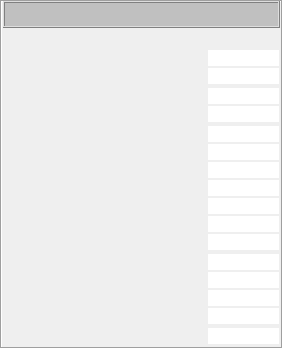
   <widget class="QFrame" name="Compresor_LP_7">
    <property name="geometry">
     <rect>
      <x>248</x>
      <y>312</y>
      <width>283</width>
      <height>349</height>
     </rect>
    </property>
    <property name="styleSheet">
     <string notr="true">background-color: none;</string>
    </property>
    <property name="frameShape">
     <enum>QFrame::Box</enum>
    </property>
    <property name="frameShadow">
     <enum>QFrame::Sunken</enum>
    </property>
    <widget class="QFrame" name="frame_15">
     <property name="geometry">
      <rect>
       <x>3</x>
       <y>1</y>
       <width>277</width>
       <height>27</height>
      </rect>
     </property>
     <property name="styleSheet">
      <string notr="true">background-color: rgb(192, 192, 192);</string>
     </property>
     <property name="frameShape">
      <enum>QFrame::Box</enum>
     </property>
     <property name="frameShadow">
      <enum>QFrame::Raised</enum>
     </property>
     <layout class="QGridLayout" name="gridLayout_28">
      <item row="0" column="0">
       <widget class="AUpTextLabel" name="leGEN_AVR_86">
        <property name="minimumSize">
         <size>
          <width>189</width>
          <height>9</height>
         </size>
        </property>
        <property name="maximumSize">
         <size>
          <width>137</width>
          <height>9</height>
         </size>
        </property>
        <property name="LabelText" stdset="0">
         <string>CRONÓMETROS DE SECUENCIA</string>
        </property>
        <property name="Font">
         <font>
          <pointsize>9</pointsize>
          <weight>75</weight>
          <bold>true</bold>
         </font>
        </property>
       </widget>
      </item>
     </layout>
    </widget>
    <widget class="AUpTextLabel" name="leGEN_AVR_107">
     <property name="geometry">
      <rect>
       <x>36</x>
       <y>30</y>
       <width>169</width>
       <height>16</height>
      </rect>
     </property>
     <property name="layoutDirection">
      <enum>Qt::LeftToRight</enum>
     </property>
     <property name="Orientation">
      <enum>AWAnalogicWidget::Degree0</enum>
     </property>
     <property name="LabelText" stdset="0">
      <string>UNIDAD FUERA DE OPERACIÓN</string>
     </property>
     <property name="Font">
      <font>
       <pointsize>7</pointsize>
       <weight>75</weight>
       <bold>true</bold>
      </font>
     </property>
     <property name="Alignment">
      <enum>AUpTextLabel::AlignRight</enum>
     </property>
    </widget>
    <widget class="AUpTextLabel" name="leGEN_AVR_108">
     <property name="geometry">
      <rect>
       <x>16</x>
       <y>48</y>
       <width>189</width>
       <height>16</height>
      </rect>
     </property>
     <property name="layoutDirection">
      <enum>Qt::LeftToRight</enum>
     </property>
     <property name="Orientation">
      <enum>AWAnalogicWidget::Degree0</enum>
     </property>
     <property name="LabelText" stdset="0">
      <string>TIEMPO DESDE LA ULTIMA PURGA</string>
     </property>
     <property name="Font">
      <font>
       <pointsize>7</pointsize>
       <weight>75</weight>
       <bold>true</bold>
      </font>
     </property>
     <property name="Alignment">
      <enum>AUpTextLabel::AlignRight</enum>
     </property>
    </widget>
    <widget class="AUpTextLabel" name="leGEN_AVR_109">
     <property name="geometry">
      <rect>
       <x>208</x>
       <y>50</y>
       <width>71</width>
       <height>16</height>
      </rect>
     </property>
     <property name="layoutDirection">
      <enum>Qt::RightToLeft</enum>
     </property>
     <property name="styleSheet">
      <string notr="true">background-color: rgb(255, 255, 255);</string>
     </property>
     <property name="isUpdateable" stdset="0">
      <bool>true</bool>
     </property>
     <property name="LabelText" stdset="0">
      <string/>
     </property>
     <property name="Font">
      <font>
       <pointsize>8</pointsize>
       <weight>75</weight>
       <bold>true</bold>
      </font>
     </property>
     <property name="Presicion">
      <number>1</number>
     </property>
     <property name="Alignment">
      <enum>AUpTextLabel::AlignLeft</enum>
     </property>
    </widget>
    <widget class="AUpTextLabel" name="leGEN_AVR_110">
     <property name="geometry">
      <rect>
       <x>208</x>
       <y>68</y>
       <width>71</width>
       <height>16</height>
      </rect>
     </property>
     <property name="layoutDirection">
      <enum>Qt::RightToLeft</enum>
     </property>
     <property name="styleSheet">
      <string notr="true">background-color: rgb(255, 255, 255);</string>
     </property>
     <property name="isUpdateable" stdset="0">
      <bool>true</bool>
     </property>
     <property name="LabelText" stdset="0">
      <string/>
     </property>
     <property name="Font">
      <font>
       <pointsize>8</pointsize>
       <weight>75</weight>
       <bold>true</bold>
      </font>
     </property>
     <property name="Presicion">
      <number>1</number>
     </property>
    </widget>
    <widget class="AUpTextLabel" name="leGEN_AVR_111">
     <property name="geometry">
      <rect>
       <x>16</x>
       <y>66</y>
       <width>189</width>
       <height>16</height>
      </rect>
     </property>
     <property name="layoutDirection">
      <enum>Qt::LeftToRight</enum>
     </property>
     <property name="Orientation">
      <enum>AWAnalogicWidget::Degree0</enum>
     </property>
     <property name="LabelText" stdset="0">
      <string>PURGA DE CARCAZA</string>
     </property>
     <property name="Font">
      <font>
       <pointsize>7</pointsize>
       <weight>75</weight>
       <bold>true</bold>
      </font>
     </property>
     <property name="Alignment">
      <enum>AUpTextLabel::AlignRight</enum>
     </property>
    </widget>
    <widget class="AUpTextLabel" name="leGEN_AVR_112">
     <property name="geometry">
      <rect>
       <x>208</x>
       <y>88</y>
       <width>71</width>
       <height>16</height>
      </rect>
     </property>
     <property name="layoutDirection">
      <enum>Qt::RightToLeft</enum>
     </property>
     <property name="styleSheet">
      <string notr="true">background-color: rgb(255, 255, 255);</string>
     </property>
     <property name="isUpdateable" stdset="0">
      <bool>true</bool>
     </property>
     <property name="LabelText" stdset="0">
      <string/>
     </property>
     <property name="Font">
      <font>
       <pointsize>8</pointsize>
       <weight>75</weight>
       <bold>true</bold>
      </font>
     </property>
     <property name="Presicion">
      <number>1</number>
     </property>
    </widget>
    <widget class="AUpTextLabel" name="leGEN_AVR_113">
     <property name="geometry">
      <rect>
       <x>16</x>
       <y>86</y>
       <width>189</width>
       <height>16</height>
      </rect>
     </property>
     <property name="layoutDirection">
      <enum>Qt::LeftToRight</enum>
     </property>
     <property name="Orientation">
      <enum>AWAnalogicWidget::Degree0</enum>
     </property>
     <property name="LabelText" stdset="0">
      <string>PURGA DEL MOTOR</string>
     </property>
     <property name="Font">
      <font>
       <pointsize>7</pointsize>
       <weight>75</weight>
       <bold>true</bold>
      </font>
     </property>
     <property name="Alignment">
      <enum>AUpTextLabel::AlignRight</enum>
     </property>
    </widget>
    <widget class="AUpTextLabel" name="leGEN_AVR_114">
     <property name="geometry">
      <rect>
       <x>208</x>
       <y>106</y>
       <width>71</width>
       <height>16</height>
      </rect>
     </property>
     <property name="layoutDirection">
      <enum>Qt::RightToLeft</enum>
     </property>
     <property name="styleSheet">
      <string notr="true">background-color: rgb(255, 255, 255);</string>
     </property>
     <property name="isUpdateable" stdset="0">
      <bool>true</bool>
     </property>
     <property name="LabelText" stdset="0">
      <string/>
     </property>
     <property name="Font">
      <font>
       <pointsize>8</pointsize>
       <weight>75</weight>
       <bold>true</bold>
      </font>
     </property>
     <property name="Presicion">
      <number>1</number>
     </property>
    </widget>
    <widget class="AUpTextLabel" name="leGEN_AVR_115">
     <property name="geometry">
      <rect>
       <x>16</x>
       <y>104</y>
       <width>189</width>
       <height>16</height>
      </rect>
     </property>
     <property name="layoutDirection">
      <enum>Qt::LeftToRight</enum>
     </property>
     <property name="Orientation">
      <enum>AWAnalogicWidget::Degree0</enum>
     </property>
     <property name="LabelText" stdset="0">
      <string>CICLO DE CALENTAMIENTO</string>
     </property>
     <property name="Font">
      <font>
       <pointsize>7</pointsize>
       <weight>75</weight>
       <bold>true</bold>
      </font>
     </property>
     <property name="Alignment">
      <enum>AUpTextLabel::AlignRight</enum>
     </property>
    </widget>
    <widget class="AUpTextLabel" name="leGEN_AVR_116">
     <property name="geometry">
      <rect>
       <x>16</x>
       <y>124</y>
       <width>189</width>
       <height>16</height>
      </rect>
     </property>
     <property name="layoutDirection">
      <enum>Qt::LeftToRight</enum>
     </property>
     <property name="Orientation">
      <enum>AWAnalogicWidget::Degree0</enum>
     </property>
     <property name="LabelText" stdset="0">
      <string>ROTACION DE ALTA VELOCIDAD</string>
     </property>
     <property name="Font">
      <font>
       <pointsize>7</pointsize>
       <weight>75</weight>
       <bold>true</bold>
      </font>
     </property>
     <property name="Alignment">
      <enum>AUpTextLabel::AlignRight</enum>
     </property>
    </widget>
    <widget class="AUpTextLabel" name="leGEN_AVR_117">
     <property name="geometry">
      <rect>
       <x>208</x>
       <y>126</y>
       <width>71</width>
       <height>16</height>
      </rect>
     </property>
     <property name="layoutDirection">
      <enum>Qt::RightToLeft</enum>
     </property>
     <property name="styleSheet">
      <string notr="true">background-color: rgb(255, 255, 255);</string>
     </property>
     <property name="isUpdateable" stdset="0">
      <bool>true</bool>
     </property>
     <property name="LabelText" stdset="0">
      <string/>
     </property>
     <property name="Font">
      <font>
       <pointsize>8</pointsize>
       <weight>75</weight>
       <bold>true</bold>
      </font>
     </property>
     <property name="Presicion">
      <number>1</number>
     </property>
    </widget>
    <widget class="AUpTextLabel" name="leGEN_AVR_118">
     <property name="geometry">
      <rect>
       <x>208</x>
       <y>144</y>
       <width>71</width>
       <height>16</height>
      </rect>
     </property>
     <property name="layoutDirection">
      <enum>Qt::RightToLeft</enum>
     </property>
     <property name="styleSheet">
      <string notr="true">background-color: rgb(255, 255, 255);</string>
     </property>
     <property name="isUpdateable" stdset="0">
      <bool>true</bool>
     </property>
     <property name="LabelText" stdset="0">
      <string/>
     </property>
     <property name="Font">
      <font>
       <pointsize>8</pointsize>
       <weight>75</weight>
       <bold>true</bold>
      </font>
     </property>
     <property name="Presicion">
      <number>1</number>
     </property>
    </widget>
    <widget class="AUpTextLabel" name="leGEN_AVR_119">
     <property name="geometry">
      <rect>
       <x>10</x>
       <y>142</y>
       <width>195</width>
       <height>16</height>
      </rect>
     </property>
     <property name="layoutDirection">
      <enum>Qt::LeftToRight</enum>
     </property>
     <property name="Orientation">
      <enum>AWAnalogicWidget::Degree0</enum>
     </property>
     <property name="LabelText" stdset="0">
      <string>RETENCION PASO A MARCHA LENTA</string>
     </property>
     <property name="Font">
      <font>
       <pointsize>7</pointsize>
       <weight>75</weight>
       <bold>true</bold>
      </font>
     </property>
     <property name="Alignment">
      <enum>AUpTextLabel::AlignRight</enum>
     </property>
    </widget>
    <widget class="AUpTextLabel" name="leGEN_AVR_120">
     <property name="geometry">
      <rect>
       <x>208</x>
       <y>162</y>
       <width>71</width>
       <height>16</height>
      </rect>
     </property>
     <property name="layoutDirection">
      <enum>Qt::RightToLeft</enum>
     </property>
     <property name="styleSheet">
      <string notr="true">background-color: rgb(255, 255, 255);</string>
     </property>
     <property name="isUpdateable" stdset="0">
      <bool>true</bool>
     </property>
     <property name="LabelText" stdset="0">
      <string/>
     </property>
     <property name="Font">
      <font>
       <pointsize>8</pointsize>
       <weight>75</weight>
       <bold>true</bold>
      </font>
     </property>
     <property name="Presicion">
      <number>1</number>
     </property>
    </widget>
    <widget class="AUpTextLabel" name="leGEN_AVR_121">
     <property name="geometry">
      <rect>
       <x>8</x>
       <y>160</y>
       <width>195</width>
       <height>16</height>
      </rect>
     </property>
     <property name="layoutDirection">
      <enum>Qt::LeftToRight</enum>
     </property>
     <property name="Orientation">
      <enum>AWAnalogicWidget::Degree0</enum>
     </property>
     <property name="LabelText" stdset="0">
      <string>DESACEL A MIN</string>
     </property>
     <property name="Font">
      <font>
       <pointsize>7</pointsize>
       <weight>75</weight>
       <bold>true</bold>
      </font>
     </property>
     <property name="Alignment">
      <enum>AUpTextLabel::AlignRight</enum>
     </property>
    </widget>
    <widget class="AUpTextLabel" name="leGEN_AVR_122">
     <property name="geometry">
      <rect>
       <x>208</x>
       <y>180</y>
       <width>71</width>
       <height>16</height>
      </rect>
     </property>
     <property name="layoutDirection">
      <enum>Qt::RightToLeft</enum>
     </property>
     <property name="styleSheet">
      <string notr="true">background-color: rgb(255, 255, 255);</string>
     </property>
     <property name="isUpdateable" stdset="0">
      <bool>true</bool>
     </property>
     <property name="LabelText" stdset="0">
      <string/>
     </property>
     <property name="Font">
      <font>
       <pointsize>8</pointsize>
       <weight>75</weight>
       <bold>true</bold>
      </font>
     </property>
     <property name="Presicion">
      <number>1</number>
     </property>
    </widget>
    <widget class="AUpTextLabel" name="leGEN_AVR_123">
     <property name="geometry">
      <rect>
       <x>8</x>
       <y>178</y>
       <width>195</width>
       <height>16</height>
      </rect>
     </property>
     <property name="layoutDirection">
      <enum>Qt::LeftToRight</enum>
     </property>
     <property name="Orientation">
      <enum>AWAnalogicWidget::Degree0</enum>
     </property>
     <property name="LabelText" stdset="0">
      <string>ENFRIAMIENTO AIRE POST CIERRE</string>
     </property>
     <property name="Font">
      <font>
       <pointsize>7</pointsize>
       <weight>75</weight>
       <bold>true</bold>
      </font>
     </property>
     <property name="Alignment">
      <enum>AUpTextLabel::AlignRight</enum>
     </property>
    </widget>
    <widget class="AUpTextLabel" name="leGEN_AVR_124">
     <property name="geometry">
      <rect>
       <x>208</x>
       <y>198</y>
       <width>71</width>
       <height>16</height>
      </rect>
     </property>
     <property name="layoutDirection">
      <enum>Qt::RightToLeft</enum>
     </property>
     <property name="styleSheet">
      <string notr="true">background-color: rgb(255, 255, 255);</string>
     </property>
     <property name="isUpdateable" stdset="0">
      <bool>true</bool>
     </property>
     <property name="LabelText" stdset="0">
      <string/>
     </property>
     <property name="Font">
      <font>
       <pointsize>8</pointsize>
       <weight>75</weight>
       <bold>true</bold>
      </font>
     </property>
     <property name="Presicion">
      <number>1</number>
     </property>
    </widget>
    <widget class="AUpTextLabel" name="leGEN_AVR_125">
     <property name="geometry">
      <rect>
       <x>8</x>
       <y>196</y>
       <width>195</width>
       <height>16</height>
      </rect>
     </property>
     <property name="layoutDirection">
      <enum>Qt::LeftToRight</enum>
     </property>
     <property name="Orientation">
      <enum>AWAnalogicWidget::Degree0</enum>
     </property>
     <property name="LabelText" stdset="0">
      <string>ENFRIAMIENTO ACEITE LUB MIN</string>
     </property>
     <property name="Font">
      <font>
       <pointsize>7</pointsize>
       <weight>75</weight>
       <bold>true</bold>
      </font>
     </property>
     <property name="Alignment">
      <enum>AUpTextLabel::AlignRight</enum>
     </property>
    </widget>
    <widget class="AUpTextLabel" name="leGEN_AVR_126">
     <property name="geometry">
      <rect>
       <x>208</x>
       <y>216</y>
       <width>71</width>
       <height>16</height>
      </rect>
     </property>
     <property name="layoutDirection">
      <enum>Qt::RightToLeft</enum>
     </property>
     <property name="styleSheet">
      <string notr="true">background-color: rgb(255, 255, 255);</string>
     </property>
     <property name="isUpdateable" stdset="0">
      <bool>true</bool>
     </property>
     <property name="LabelText" stdset="0">
      <string/>
     </property>
     <property name="Font">
      <font>
       <pointsize>8</pointsize>
       <weight>75</weight>
       <bold>true</bold>
      </font>
     </property>
     <property name="Presicion">
      <number>1</number>
     </property>
    </widget>
    <widget class="AUpTextLabel" name="leGEN_AVR_127">
     <property name="geometry">
      <rect>
       <x>8</x>
       <y>214</y>
       <width>195</width>
       <height>16</height>
      </rect>
     </property>
     <property name="layoutDirection">
      <enum>Qt::LeftToRight</enum>
     </property>
     <property name="Orientation">
      <enum>AWAnalogicWidget::Degree0</enum>
     </property>
     <property name="LabelText" stdset="0">
      <string>CICLO DE ENFRIAMIENTO</string>
     </property>
     <property name="Font">
      <font>
       <pointsize>7</pointsize>
       <weight>75</weight>
       <bold>true</bold>
      </font>
     </property>
     <property name="Alignment">
      <enum>AUpTextLabel::AlignRight</enum>
     </property>
    </widget>
    <widget class="AUpTextLabel" name="leGEN_AVR_128">
     <property name="geometry">
      <rect>
       <x>208</x>
       <y>234</y>
       <width>71</width>
       <height>16</height>
      </rect>
     </property>
     <property name="layoutDirection">
      <enum>Qt::RightToLeft</enum>
     </property>
     <property name="styleSheet">
      <string notr="true">background-color: rgb(255, 255, 255);</string>
     </property>
     <property name="isUpdateable" stdset="0">
      <bool>true</bool>
     </property>
     <property name="LabelText" stdset="0">
      <string/>
     </property>
     <property name="Font">
      <font>
       <pointsize>8</pointsize>
       <weight>75</weight>
       <bold>true</bold>
      </font>
     </property>
     <property name="Presicion">
      <number>1</number>
     </property>
    </widget>
    <widget class="AUpTextLabel" name="leGEN_AVR_129">
     <property name="geometry">
      <rect>
       <x>8</x>
       <y>232</y>
       <width>195</width>
       <height>16</height>
      </rect>
     </property>
     <property name="layoutDirection">
      <enum>Qt::LeftToRight</enum>
     </property>
     <property name="Orientation">
      <enum>AWAnalogicWidget::Degree0</enum>
     </property>
     <property name="LabelText" stdset="0">
      <string>ROTACION DE ENFRIAMIENTO</string>
     </property>
     <property name="Font">
      <font>
       <pointsize>7</pointsize>
       <weight>75</weight>
       <bold>true</bold>
      </font>
     </property>
     <property name="Alignment">
      <enum>AUpTextLabel::AlignRight</enum>
     </property>
    </widget>
    <widget class="AUpTextLabel" name="leGEN_AVR_130">
     <property name="geometry">
      <rect>
       <x>208</x>
       <y>254</y>
       <width>71</width>
       <height>16</height>
      </rect>
     </property>
     <property name="layoutDirection">
      <enum>Qt::RightToLeft</enum>
     </property>
     <property name="styleSheet">
      <string notr="true">background-color: rgb(255, 255, 255);</string>
     </property>
     <property name="isUpdateable" stdset="0">
      <bool>true</bool>
     </property>
     <property name="LabelText" stdset="0">
      <string/>
     </property>
     <property name="Font">
      <font>
       <pointsize>8</pointsize>
       <weight>75</weight>
       <bold>true</bold>
      </font>
     </property>
     <property name="Presicion">
      <number>1</number>
     </property>
    </widget>
    <widget class="AUpTextLabel" name="leGEN_AVR_131">
     <property name="geometry">
      <rect>
       <x>2</x>
       <y>252</y>
       <width>201</width>
       <height>16</height>
      </rect>
     </property>
     <property name="layoutDirection">
      <enum>Qt::LeftToRight</enum>
     </property>
     <property name="Orientation">
      <enum>AWAnalogicWidget::Degree0</enum>
     </property>
     <property name="LabelText" stdset="0">
      <string>ENFRIAMIENTO DE CARCAZA TURBINA</string>
     </property>
     <property name="Font">
      <font>
       <pointsize>7</pointsize>
       <weight>75</weight>
       <bold>true</bold>
      </font>
     </property>
     <property name="Alignment">
      <enum>AUpTextLabel::AlignRight</enum>
     </property>
    </widget>
    <widget class="AUpTextLabel" name="leGEN_AVR_132">
     <property name="geometry">
      <rect>
       <x>208</x>
       <y>272</y>
       <width>71</width>
       <height>16</height>
      </rect>
     </property>
     <property name="layoutDirection">
      <enum>Qt::RightToLeft</enum>
     </property>
     <property name="styleSheet">
      <string notr="true">background-color: rgb(255, 255, 255);</string>
     </property>
     <property name="isUpdateable" stdset="0">
      <bool>true</bool>
     </property>
     <property name="LabelText" stdset="0">
      <string/>
     </property>
     <property name="Font">
      <font>
       <pointsize>8</pointsize>
       <weight>75</weight>
       <bold>true</bold>
      </font>
     </property>
     <property name="Presicion">
      <number>1</number>
     </property>
    </widget>
    <widget class="AUpTextLabel" name="leGEN_AVR_133">
     <property name="geometry">
      <rect>
       <x>2</x>
       <y>270</y>
       <width>201</width>
       <height>16</height>
      </rect>
     </property>
     <property name="layoutDirection">
      <enum>Qt::LeftToRight</enum>
     </property>
     <property name="Orientation">
      <enum>AWAnalogicWidget::Degree0</enum>
     </property>
     <property name="LabelText" stdset="0">
      <string>ENFRIAMIENTO DE CARCAZA GEN</string>
     </property>
     <property name="Font">
      <font>
       <pointsize>7</pointsize>
       <weight>75</weight>
       <bold>true</bold>
      </font>
     </property>
     <property name="Alignment">
      <enum>AUpTextLabel::AlignRight</enum>
     </property>
    </widget>
    <widget class="AUpTextLabel" name="leGEN_AVR_134">
     <property name="geometry">
      <rect>
       <x>208</x>
       <y>290</y>
       <width>71</width>
       <height>16</height>
      </rect>
     </property>
     <property name="layoutDirection">
      <enum>Qt::RightToLeft</enum>
     </property>
     <property name="styleSheet">
      <string notr="true">background-color: rgb(255, 255, 255);</string>
     </property>
     <property name="isUpdateable" stdset="0">
      <bool>true</bool>
     </property>
     <property name="LabelText" stdset="0">
      <string/>
     </property>
     <property name="Font">
      <font>
       <pointsize>8</pointsize>
       <weight>75</weight>
       <bold>true</bold>
      </font>
     </property>
     <property name="Presicion">
      <number>1</number>
     </property>
    </widget>
    <widget class="AUpTextLabel" name="leGEN_AVR_135">
     <property name="geometry">
      <rect>
       <x>2</x>
       <y>288</y>
       <width>201</width>
       <height>16</height>
      </rect>
     </property>
     <property name="layoutDirection">
      <enum>Qt::LeftToRight</enum>
     </property>
     <property name="Orientation">
      <enum>AWAnalogicWidget::Degree0</enum>
     </property>
     <property name="LabelText" stdset="0">
      <string>BORRAR PARA INICIAR 10 MIN</string>
     </property>
     <property name="Font">
      <font>
       <pointsize>7</pointsize>
       <weight>75</weight>
       <bold>true</bold>
      </font>
     </property>
     <property name="Alignment">
      <enum>AUpTextLabel::AlignRight</enum>
     </property>
    </widget>
    <widget class="AUpTextLabel" name="leGEN_AVR_136">
     <property name="geometry">
      <rect>
       <x>208</x>
       <y>308</y>
       <width>71</width>
       <height>16</height>
      </rect>
     </property>
     <property name="layoutDirection">
      <enum>Qt::RightToLeft</enum>
     </property>
     <property name="styleSheet">
      <string notr="true">background-color: rgb(255, 255, 255);</string>
     </property>
     <property name="isUpdateable" stdset="0">
      <bool>true</bool>
     </property>
     <property name="LabelText" stdset="0">
      <string/>
     </property>
     <property name="Font">
      <font>
       <pointsize>8</pointsize>
       <weight>75</weight>
       <bold>true</bold>
      </font>
     </property>
     <property name="Presicion">
      <number>1</number>
     </property>
    </widget>
    <widget class="AUpTextLabel" name="leGEN_AVR_137">
     <property name="geometry">
      <rect>
       <x>2</x>
       <y>306</y>
       <width>201</width>
       <height>16</height>
      </rect>
     </property>
     <property name="layoutDirection">
      <enum>Qt::LeftToRight</enum>
     </property>
     <property name="Orientation">
      <enum>AWAnalogicWidget::Degree0</enum>
     </property>
     <property name="LabelText" stdset="0">
      <string>CANDADO DE CUATRO HORAS</string>
     </property>
     <property name="Font">
      <font>
       <pointsize>7</pointsize>
       <weight>75</weight>
       <bold>true</bold>
      </font>
     </property>
     <property name="Alignment">
      <enum>AUpTextLabel::AlignRight</enum>
     </property>
    </widget>
    <widget class="AUpTextLabel" name="leGEN_AVR_138">
     <property name="geometry">
      <rect>
       <x>208</x>
       <y>328</y>
       <width>71</width>
       <height>16</height>
      </rect>
     </property>
     <property name="layoutDirection">
      <enum>Qt::RightToLeft</enum>
     </property>
     <property name="styleSheet">
      <string notr="true">background-color: rgb(255, 255, 255);</string>
     </property>
     <property name="isUpdateable" stdset="0">
      <bool>true</bool>
     </property>
     <property name="LabelText" stdset="0">
      <string/>
     </property>
     <property name="Font">
      <font>
       <pointsize>8</pointsize>
       <weight>75</weight>
       <bold>true</bold>
      </font>
     </property>
     <property name="Presicion">
      <number>1</number>
     </property>
    </widget>
    <widget class="AUpTextLabel" name="leGEN_AVR_139">
     <property name="geometry">
      <rect>
       <x>2</x>
       <y>326</y>
       <width>201</width>
       <height>16</height>
      </rect>
     </property>
     <property name="layoutDirection">
      <enum>Qt::LeftToRight</enum>
     </property>
     <property name="Orientation">
      <enum>AWAnalogicWidget::Degree0</enum>
     </property>
     <property name="LabelText" stdset="0">
      <string>FALLA DE TARJETA AERO 44</string>
     </property>
     <property name="Font">
      <font>
       <pointsize>7</pointsize>
       <weight>75</weight>
       <bold>true</bold>
      </font>
     </property>
     <property name="Alignment">
      <enum>AUpTextLabel::AlignRight</enum>
     </property>
    </widget>
   </widget>
